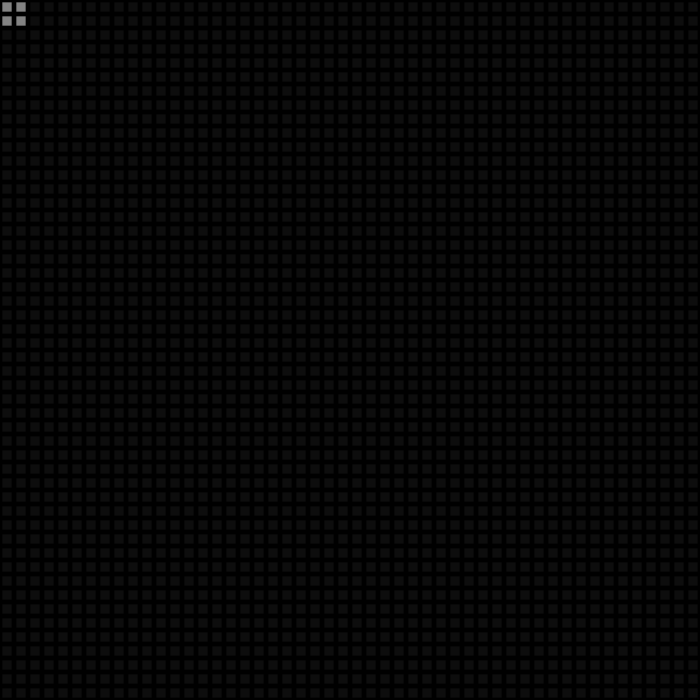
Frame 1 (no input)
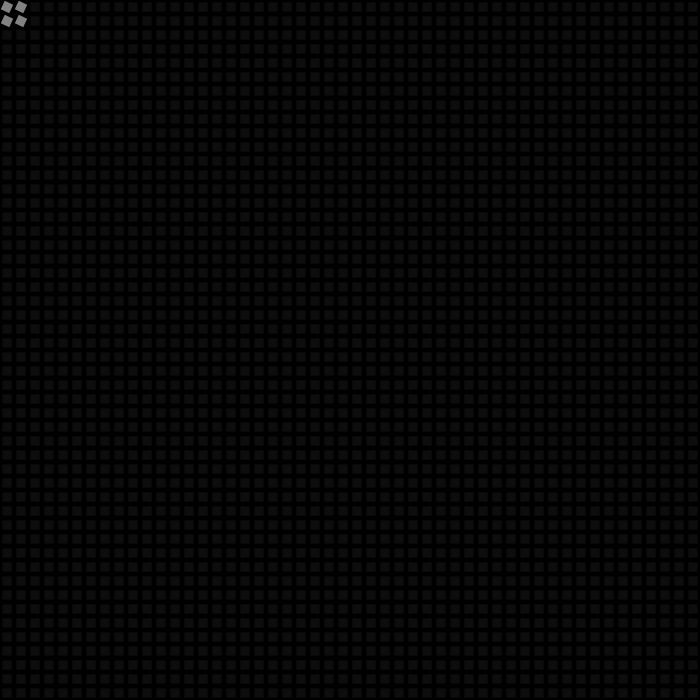
Frame 60 (no input)
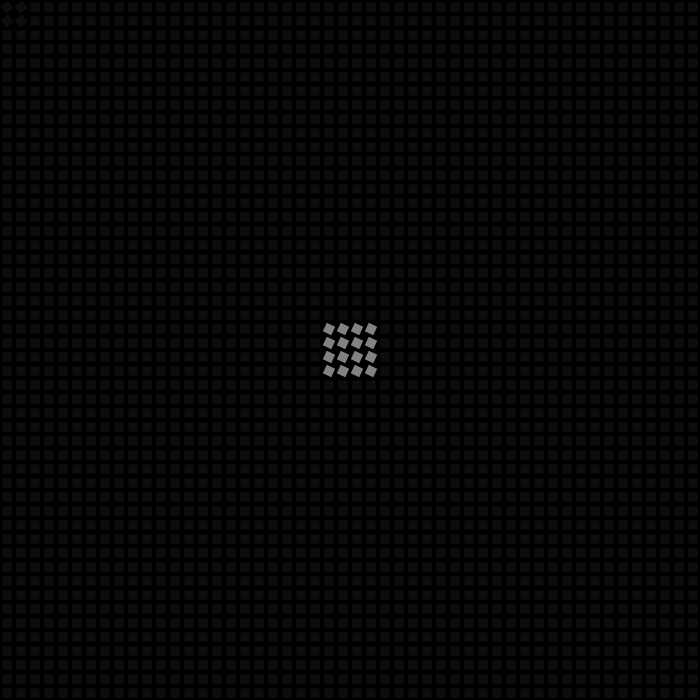
Frame 120 (the mouse pressed at the canvas centre since frame 60)

The p5.js sketch that drew these frames (run headless with seeded random() and noise() and a simulated clock; from frame 60 on, the mouse is pressed at the canvas centre):

// p5.js sketch
// ── sketch.js
let cols, rows;
let size = 14;
let brick = [];


function setup() {
    createCanvas(700, 700);
    cols = width / size;
    rows = height / size;

    for(let i= 0; i < cols; i++){
        brick[i] = [];
        for(let j = 0; j < rows; j++){
            brick[i][j] = new DIAL(i*size+(size/2),j*size+(size/2),size/1.5);
        }
    }
}

function draw() {
    background(0);
    for(let i= 0; i < cols; i++){
        for(let j = 0; j < rows; j++){
            brick[i][j].draw();
        }
    }
   

}
// ── bricks.js
class DIAL{
    constructor(x,y,r){
        this.x = x;
        this.y = y;
        this.r = r;
        this.angle = 0;
        this.was = false;
        this.color = 130;

    }

    draw(){
        push();
        angleMode(DEGREES);
        rectMode(CENTER);
        translate(this.x, this.y); // 좌표 기준점 이동 > 이때 기준점은 각 개별의 중심점이 되도록 파라미터값(격자의 영향을 받은)을 받아오는거다 꼭 기억!
        rotate(this.angle);

        fill(13);
        noStroke();
        let distance = dist(mouseX,mouseY,this.x,this.y);


        if(distance < 30){
            this.color = 130;
            this.was = true;
            fill(this.color);
            this.angle += 5;
        } else if(distance > 30 && this.was == true){
            this.color -= 5;
            fill(this.color);
            this.angle += 1;
            if(this.was == true && this.color <= 13){
                this.color = 13;
                this.was = false;
    
            }
        }
    


        rect(0,0,this.r,this.r);


        pop();

    }
}
